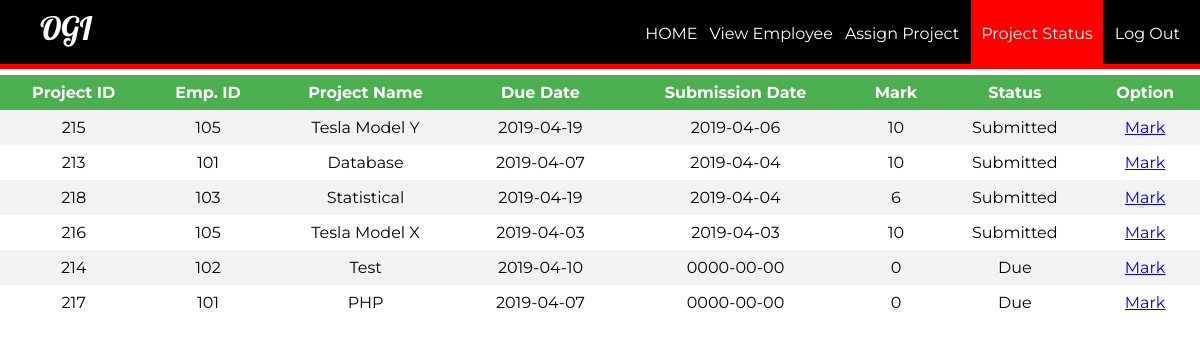
Page /assignproject.php on the committed database.
### tables this page shows
CREATE TABLE `project` (
  `pid` int(11) NOT NULL,
  `eid` int(11) DEFAULT NULL,
  `pname` varchar(100) DEFAULT NULL,
  `duedate` date DEFAULT NULL,
  `subdate` date DEFAULT '0000-00-00',
  `mark` int(11) NOT NULL,
  `status` varchar(50) DEFAULT NULL
);

### assignproject.php (the view, shortened to what this page needs)
<?php
$sql = "SELECT * from `project` order by subdate desc";
$result = mysqli_query($conn, $sql);
?>
<html>
<head>
	<link rel="stylesheet" type="text/css" href="styleview.css">
</head>
<body>
	<header>
		<nav>
			<h1>OGI</h1>
			<ul id="navli">
				<li><a class="homeblack" href="aloginwel.php">HOME</a></li>
				<li><a class="homeblack" href="viewemp.php">View Employee</a></li>
				<li><a class="homeblack" href="assign.php">Assign Project</a></li>
				<li><a class="homered" href="assignproject.php">Project Status</a></li>
				<li><a class="homeblack" href="alogin.html">Log Out</a></li>
			</ul>
		</nav>
	</header>
	<div class="divider"></div>
		<table>
			<tr>
				<th align = "center">Project ID</th>
				<th align = "center">Emp. ID</th>
				<th align = "center">Project Name</th>
				<th align = "center">Due Date</th>
				<th align = "center">Submission Date</th>
				<th align = "center">Mark</th>
				<th align = "center">Status</th>
				<th align = "center">Option</th>
			</tr>
			<?php
				while ($employee = mysqli_fetch_assoc($result)) {
					echo "<tr>";
					echo "<td>".$employee['pid']."</td>";
					echo "<td>".$employee['eid']."</td>";
					echo "<td>".$employee['pname']."</td>";
					echo "<td>".$employee['duedate']."</td>";
					echo "<td>".$employee['subdate']."</td>";
					echo "<td>".$employee['mark']."</td>";
					echo "<td>".$employee['status']."</td>";
					echo "<td><a href=\"mark.php?id=$employee[eid]&pid=$employee[pid]\">Mark</a>";
				}
			?>
		</table>
</body>
</html>

### styleview.css (style rules this page uses)
body { margin: 0px; }
header { background: black; color: white; padding: 8px 20px 6px 40px; height: 50px; }
header h1 { display: inline; font-family: 'Lobster', cursive; font-weight: 400; font-size: 32px; float: left; margin-top: 0px; margin-right: 10px; }
nav ul { display: inline; padding: 0px; float: right; }
nav ul li { display: inline-block; list-style-type: none; color: white; float: left; margin-left: 12px; }
nav ul li a { color: white; text-decoration: none; }
#navli { font-family: 'Montserrat', sans-serif; }
.homered { background-color: red; padding: 30px 10px 22px 10px; }
.divider { background-color: red; height: 5px; }
table { margin: 0px; border-collapse: collapse; width: 100%; font-family: 'Montserrat', sans-serif; }
th, td { text-align: center; padding: 8px; }
tr:nth-child(even) { background-color: #f2f2f2 }
th { background-color: #4CAF50; color: white; }

### rows in the picture
project: pid "215", eid "105", pname "Tesla Model Y", duedate "2019-04-19", subdate "2019-04-06", mark "10", status "Submitted"
project: pid "213", eid "101", pname "Database", duedate "2019-04-07", subdate "2019-04-04", mark "10", status "Submitted"
project: pid "218", eid "103", pname "Statistical", duedate "2019-04-19", subdate "2019-04-04", mark "6", status "Submitted"
project: pid "216", eid "105", pname "Tesla Model X", duedate "2019-04-03", subdate "2019-04-03", mark "10", status "Submitted"
project: pid "214", eid "102", pname "Test", duedate "2019-04-10", subdate "0000-00-00", mark "0", status "Due"
project: pid "217", eid "101", pname "PHP", duedate "2019-04-07", subdate "0000-00-00", mark "0", status "Due"
